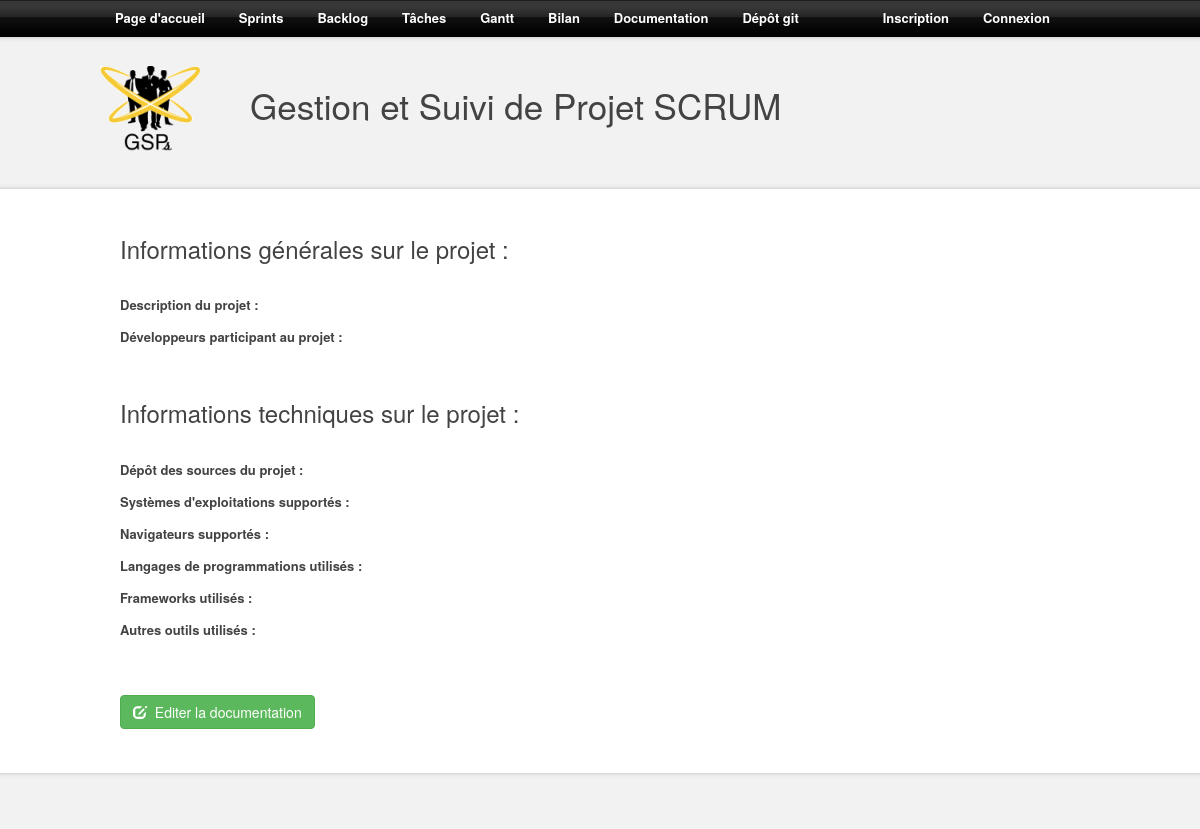
/documentation.php, run on an earlier commit of the app's database.
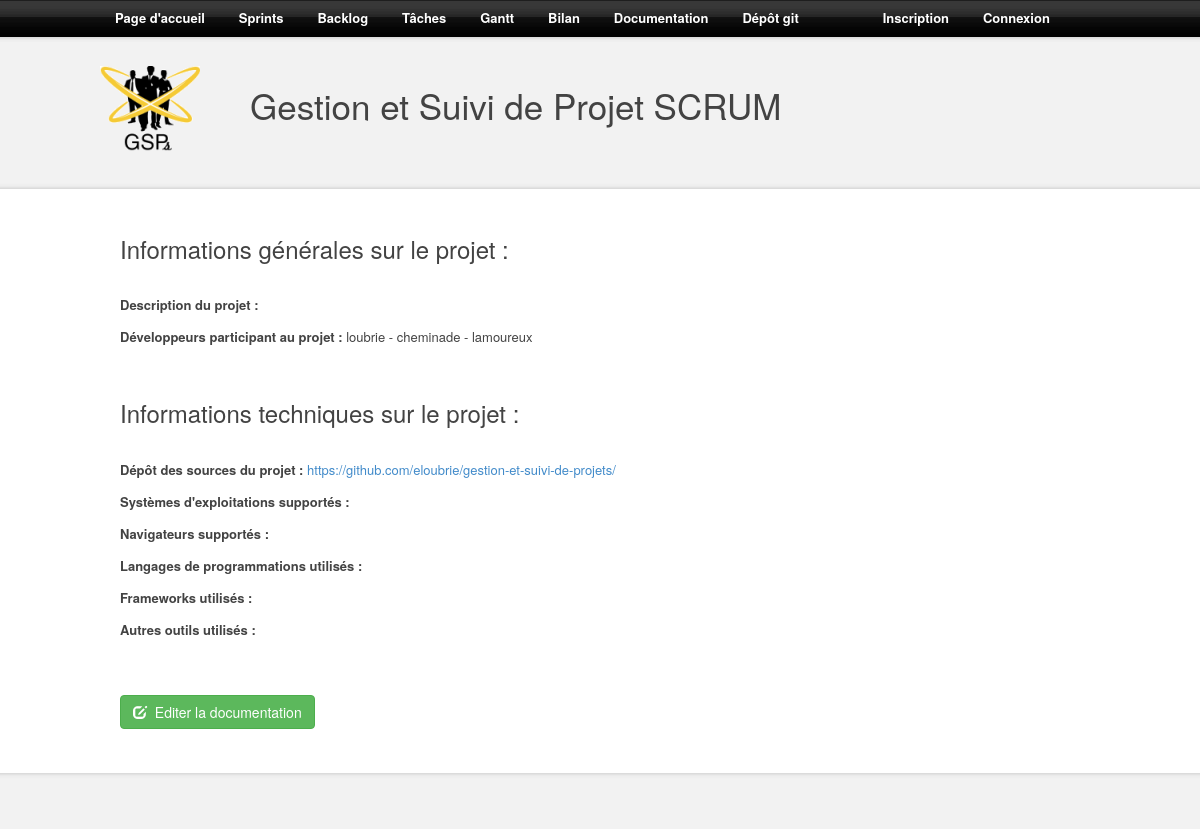
And on a later commit of the database.
### tables this page shows
CREATE TABLE IF NOT EXISTS `developpeurs` (
`ID` int(11) NOT NULL,
  `pseudo` text NOT NULL,
  `pass` text NOT NULL,
  `droits` int(11) NOT NULL,
  `email` text NOT NULL
);

CREATE TABLE IF NOT EXISTS `git` (
`ID` int(11) NOT NULL,
  `lien` text NOT NULL
);

### src/bdd/bdd.php (called while the page is built, shortened)
<?php
class BDD
{
	private $PDOInstance = null;
	private static $instance = null;
	private function __construct()
	{
		$this->PDOInstance = new PDO('mysql:charset=utf8;dbname='.self::DEFAULT_SQL_DTB.';host='.self::DEFAULT_SQL_HOST,self::DEFAULT_SQL_USER ,self::DEFAULT_SQL_PASS);
	}
	public static function getConnection()
	{
		if(is_null(self::$instance))
		{
			self::$instance = new BDD();
		}
		return self::$instance;
	}
	public function query($query)
	{
		return $this->PDOInstance->query($query);
	}
}
?>

### src/models/developer.php (called while the page is built, shortened)
<?php
class ModelDeveloper
{
	public function _getDevelopers()
	{
		return BDD::getConnection()->query('SELECT * FROM developpeurs');
	}
}

### src/models/git.php (called while the page is built, shortened)
<?php
class ModelGit
{
    public function _getGitURL(){
        return BDD::getConnection()->query("SELECT lien FROM git");
    }
}

### src/controllers/documentation.php (the view, shortened to what this page needs)
<?php
include("models/documentation.php");
include("models/developer.php");
include("models/git.php");
class ControllerDocumentation
{
    private $modelDocumentation;
	public function __construct()
	{
		$this->modelDocumentation = new ModelDocumentation();
		$this->modelDev = new ModelDeveloper();
		$this->modelGit = new ModelGit();
	}
	private function _buildDevelopersList($developersList)
	{
		$a = 0;
		foreach ($developersList as $developer)
		{
			if($a>0)
			{ echo ' - '; }
			echo $developer['pseudo'];
			$a = 1;
		}
	}
	public function _buildDocumentationInfo($id)
	{
		$documentation = $this->modelDocumentation->_getDocumentation($id)->fetch(PDO::FETCH_ASSOC);
		$devs = $this->modelDev->_getDevelopers();
		$git = $this->modelGit->_getGitURL()->fetch(PDO::FETCH_ASSOC);
		?>
		<h3>Informations générales sur le projet :</h3><br />
		<p><b>Description du projet :</b> <?php echo $documentation['description']; ?></p>
		<p><b>Développeurs participant au projet :</b> <?php $this->_buildDevelopersList($devs); ?></p>
		<br />
		<h3>Informations techniques sur le projet :</h3><br />
		<p><b>Dépôt des sources du projet :</b> <a href="<?php echo $git['lien']; ?>"><?php echo $git['lien']; ?></a></p>
		<p><b>Systèmes d'exploitations supportés :</b> <?php echo $documentation['systemes_exploitation']; ?></p>
		<p><b>Navigateurs supportés :</b> <?php echo $documentation['navigateurs']; ?></p>
		<p><b>Langages de programmations utilisés :</b> <?php echo $documentation['langages']; ?></p>
		<p><b>Frameworks utilisés :</b> <?php echo $documentation['frameworks']; ?></p>
		<p><b>Autres outils utilisés :</b> <?php echo $documentation['autres_outils']; ?></p>
		<?php
	}
}

What changed in the data, as far as the page shows it:
added developpeurs: pseudo "loubrie"
added developpeurs: pseudo "cheminade"
added developpeurs: pseudo "lamoureux"
added git: lien "https://github.com/eloubrie/gestion-et-suivi-de-projets/"
